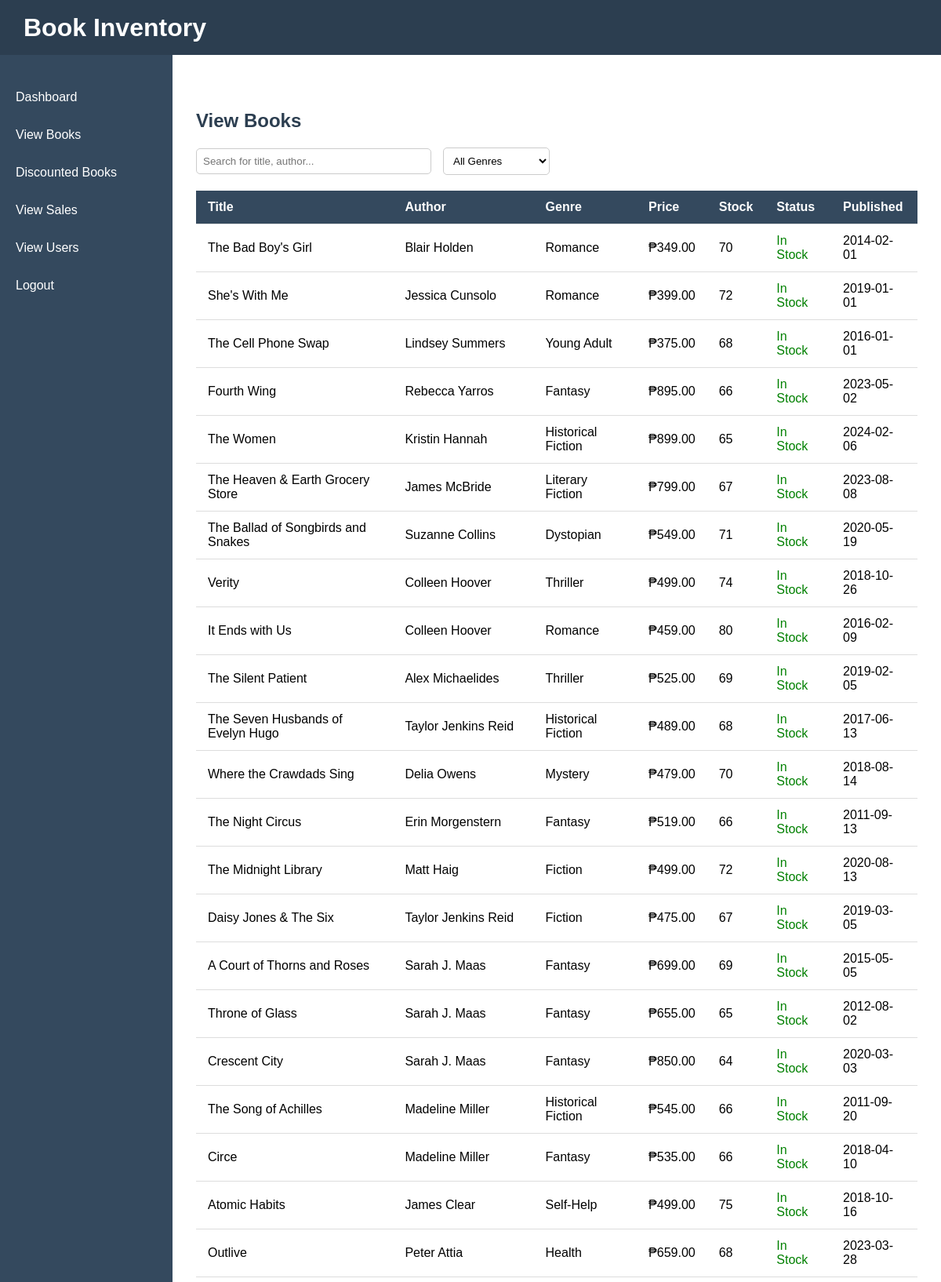
The app's page /view_books.php (upper part) with its own data.
### tables this page shows
CREATE TABLE `books` (
  `book_id` int(11) NOT NULL,
  `title` varchar(255) NOT NULL,
  `author` varchar(255) NOT NULL,
  `genre` varchar(100) DEFAULT NULL,
  `price` decimal(6,2) NOT NULL,
  `stock` int(11) DEFAULT 0,
  `published_date` date DEFAULT NULL,
  `discount_price` decimal(10,2) DEFAULT NULL
);

### view_books.php (the view, shortened to what this page needs)
<?php
include 'database.php';
?>
<!DOCTYPE html>
<html lang="en">
<head>
</head>
<body>
  <div class="header">
    <h1>Book Inventory</h1>
  </div>
  <div class="container">
    <div class="sidebar">
      <a href="dashboard.php">Dashboard</a>
      <a href="view_books.php">View Books</a>
      <a href="discounted_books.php">Discounted Books</a>
      <a href="view_sales.php">View Sales</a>
      <a href="view_users.php">View Users</a>
      <a href="logout.php" onclick="return confirmLogout()">Logout</a>
</div>
    <main class="main">
      <h2>View Books</h2>
      <div class="search-bar">
        <input
          type="text"
          id="searchInput"
          onkeyup="filterTable()"
          placeholder="Search for title, author..."
        />
        <select id="genreFilter" onchange="filterTable()">
          <option value="">All Genres</option>
        </select>
      </div>
      <table id="booksTable">
        <thead>
          <tr>
            <th>Title</th>
            <th>Author</th>
            <th>Genre</th>
            <th>Price</th>
            <th>Stock</th>
            <th>Status</th>
            <th>Published</th>
          </tr>
        </thead>
        <tbody>
          <?php
          $sql = "SELECT * FROM books";
          $result = mysqli_query($conn, $sql);
          if (mysqli_num_rows($result) > 0):
            while($row = mysqli_fetch_assoc($result)):
              $status = ($row['stock'] > 0) ? "<span class='status-in'>In Stock</span>" : "<span class='status-out'>Out of Stock</span>";
          ?>
            <tr>
              <td><?= htmlspecialchars($row['title']) ?></td>
              <td><?= htmlspecialchars($row['author']) ?></td>
              <td><?= htmlspecialchars($row['genre']) ?></td>
              <td>₱<?= number_format($row['price'], 2) ?></td>
              <td><?= $row['stock'] ?></td>
              <td><?= $status ?></td>
              <td><?= isset($row['published_date']) ? htmlspecialchars($row['published_date']) : 'N/A' ?></td>
            </tr>
          <?php
            endwhile;
          else:
          ?>
            <tr>
              <td colspan="7">No books found.</td>
            </tr>
          <?php endif; ?>
        </tbody>
      </table>
    </main>
  </div>
</body>
</html>

### view_books.php (style rules this page uses)
* { box-sizing: border-box; }
body { font-family: Arial, sans-serif; background: #f9f9f9; margin: 0; padding: 0; height: 100vh; overflow: hidden; display: flex; flex-direction: column; }
.header { position: fixed; top: 0; left: 0; right: 0; height: 70px; background-color: #2c3e50; color: white; padding: 20px 30px; display: flex; align-items: center; z-index: 1000; }
.container { display: flex; flex-grow: 1; margin-top: 70px; height: calc(100vh - 70px); }
.sidebar { position: fixed; top: 70px; left: 0; width: 220px; height: calc(100vh - 70px); background: #34495e; padding-top: 30px; overflow: auto; }
.sidebar a { display: block; color: white; padding: 15px 20px; text-decoration: none; transition: background-color 0.3s; }
.main { margin-left: 220px; padding: 30px; overflow-y: auto; flex-grow: 1; background: #fff; }
.main h2 { margin-top: 40px; color: #2c3e50; }
.search-bar { display: flex; gap: 15px; align-items: center; margin-bottom: 20px; }
.search-bar input { padding: 8px; width: 300px; border: 1px solid #ccc; border-radius: 5px; flex-grow: 1; max-width: 300px; }
.search-bar select { padding: 8px; border: 1px solid #ccc; border-radius: 5px; background: white; cursor: pointer; }
table { width: 100%; border-collapse: collapse; background: white; }
th, td { padding: 12px 15px; border-bottom: 1px solid #ddd; text-align: left; }
th { background-color: #34495e; color: white; position: sticky; top: 0; z-index: 10; }
.status-in { color: green; }

### records on screen
books: title "The Bad Boy's Girl", author "Blair Holden", genre "Romance", price "349.00", stock "70", shows "In Stock", published_date "2014-02-01"
books: title "She's With Me", author "Jessica Cunsolo", genre "Romance", price "399.00", stock "72", shows "In Stock", published_date "2019-01-01"
books: title "The Cell Phone Swap", author "Lindsey Summers", genre "Young Adult", price "375.00", stock "68", shows "In Stock", published_date "2016-01-01"
books: title "Fourth Wing", author "Rebecca Yarros", genre "Fantasy", price "895.00", stock "66", shows "In Stock", published_date "2023-05-02"
books: title "The Women", author "Kristin Hannah", genre "Historical Fiction", price "899.00", stock "65", shows "In Stock", published_date "2024-02-06"
books: title "The Heaven & Earth Grocery Store", author "James McBride", genre "Literary Fiction", price "799.00", stock "67", shows "In Stock", published_date "2023-08-08"
books: title "The Ballad of Songbirds and Snakes", author "Suzanne Collins", genre "Dystopian", price "549.00", stock "71", shows "In Stock", published_date "2020-05-19"
books: title "Verity", author "Colleen Hoover", genre "Thriller", price "499.00", stock "74", shows "In Stock", published_date "2018-10-26"
books: title "It Ends with Us", author "Colleen Hoover", genre "Romance", price "459.00", stock "80", shows "In Stock", published_date "2016-02-09"
books: title "The Silent Patient", author "Alex Michaelides", genre "Thriller", price "525.00", stock "69", shows "In Stock", published_date "2019-02-05"
books: title "The Seven Husbands of Evelyn Hugo", author "Taylor Jenkins Reid", genre "Historical Fiction", price "489.00", stock "68", shows "In Stock", published_date "2017-06-13"
books: title "Where the Crawdads Sing", author "Delia Owens", genre "Mystery", price "479.00", stock "70", shows "In Stock", published_date "2018-08-14"
books: title "The Night Circus", author "Erin Morgenstern", genre "Fantasy", price "519.00", stock "66", shows "In Stock", published_date "2011-09-13"
books: title "The Midnight Library", author "Matt Haig", genre "Fiction", price "499.00", stock "72", shows "In Stock", published_date "2020-08-13"
books: title "Daisy Jones & The Six", author "Taylor Jenkins Reid", genre "Fiction", price "475.00", stock "67", shows "In Stock", published_date "2019-03-05"
books: title "A Court of Thorns and Roses", author "Sarah J. Maas", genre "Fantasy", price "699.00", stock "69", shows "In Stock", published_date "2015-05-05"
books: title "Throne of Glass", author "Sarah J. Maas", genre "Fantasy", price "655.00", stock "65", shows "In Stock", published_date "2012-08-02"
books: title "Crescent City", author "Sarah J. Maas", genre "Fantasy", price "850.00", stock "64", shows "In Stock", published_date "2020-03-03"
books: title "The Song of Achilles", author "Madeline Miller", genre "Historical Fiction", price "545.00", stock "66", shows "In Stock", published_date "2011-09-20"
books: title "Circe", author "Madeline Miller", genre "Fantasy", price "535.00", stock "66", shows "In Stock", published_date "2018-04-10"
books: title "Atomic Habits", author "James Clear", genre "Self-Help", price "499.00", stock "75", shows "In Stock", published_date "2018-10-16"
books: title "Outlive", author "Peter Attia", genre "Health", price "659.00", stock "68", shows "In Stock", published_date "2023-03-28"
